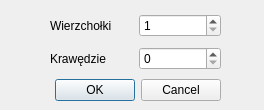
<?xml version="1.0" encoding="UTF-8"?>
<ui version="4.0">
 <class>GGeneratorVE</class>
 <widget class="QDialog" name="GGeneratorVE">
  <property name="geometry">
   <rect>
    <x>0</x>
    <y>0</y>
    <width>264</width>
    <height>110</height>
   </rect>
  </property>
  <property name="windowTitle">
   <string>Dialog</string>
  </property>
  <property name="sizeGripEnabled">
   <bool>false</bool>
  </property>
  <widget class="QDialogButtonBox" name="buttonBox">
   <property name="geometry">
    <rect>
     <x>0</x>
     <y>70</y>
     <width>221</width>
     <height>41</height>
    </rect>
   </property>
   <property name="orientation">
    <enum>Qt::Horizontal</enum>
   </property>
   <property name="standardButtons">
    <set>QDialogButtonBox::Cancel|QDialogButtonBox::Ok</set>
   </property>
  </widget>
  <widget class="QWidget" name="layoutWidget">
   <property name="geometry">
    <rect>
     <x>50</x>
     <y>10</y>
     <width>171</width>
     <height>66</height>
    </rect>
   </property>
   <layout class="QVBoxLayout" name="verticalLayout_2">
    <item>
     <layout class="QHBoxLayout" name="horizontalLayout">
      <item>
       <widget class="QLabel" name="label">
        <property name="text">
         <string>Wierzchołki</string>
        </property>
       </widget>
      </item>
      <item>
       <widget class="QSpinBox" name="spinBox_2">
        <property name="minimum">
         <number>1</number>
        </property>
        <property name="maximum">
         <number>30</number>
        </property>
       </widget>
      </item>
     </layout>
    </item>
    <item>
     <layout class="QHBoxLayout" name="horizontalLayout_2">
      <item>
       <widget class="QLabel" name="label_2">
        <property name="text">
         <string>Krawędzie</string>
        </property>
       </widget>
      </item>
      <item>
       <widget class="QSpinBox" name="spinBox">
        <property name="maximum">
         <number>1</number>
        </property>
        <property name="value">
         <number>0</number>
        </property>
       </widget>
      </item>
     </layout>
    </item>
   </layout>
  </widget>
 </widget>
 <resources/>
 <connections>
  <connection>
   <sender>buttonBox</sender>
   <signal>accepted()</signal>
   <receiver>GGeneratorVE</receiver>
   <slot>accept()</slot>
   <hints>
    <hint type="sourcelabel">
     <x>248</x>
     <y>254</y>
    </hint>
    <hint type="destinationlabel">
     <x>157</x>
     <y>274</y>
    </hint>
   </hints>
  </connection>
  <connection>
   <sender>buttonBox</sender>
   <signal>rejected()</signal>
   <receiver>GGeneratorVE</receiver>
   <slot>reject()</slot>
   <hints>
    <hint type="sourcelabel">
     <x>316</x>
     <y>260</y>
    </hint>
    <hint type="destinationlabel">
     <x>286</x>
     <y>274</y>
    </hint>
   </hints>
  </connection>
  <connection>
   <sender>spinBox_2</sender>
   <signal>valueChanged(int)</signal>
   <receiver>GGeneratorVE</receiver>
   <slot>update()</slot>
   <hints>
    <hint type="sourcelabel">
     <x>178</x>
     <y>25</y>
    </hint>
    <hint type="destinationlabel">
     <x>131</x>
     <y>54</y>
    </hint>
   </hints>
  </connection>
 </connections>
</ui>
